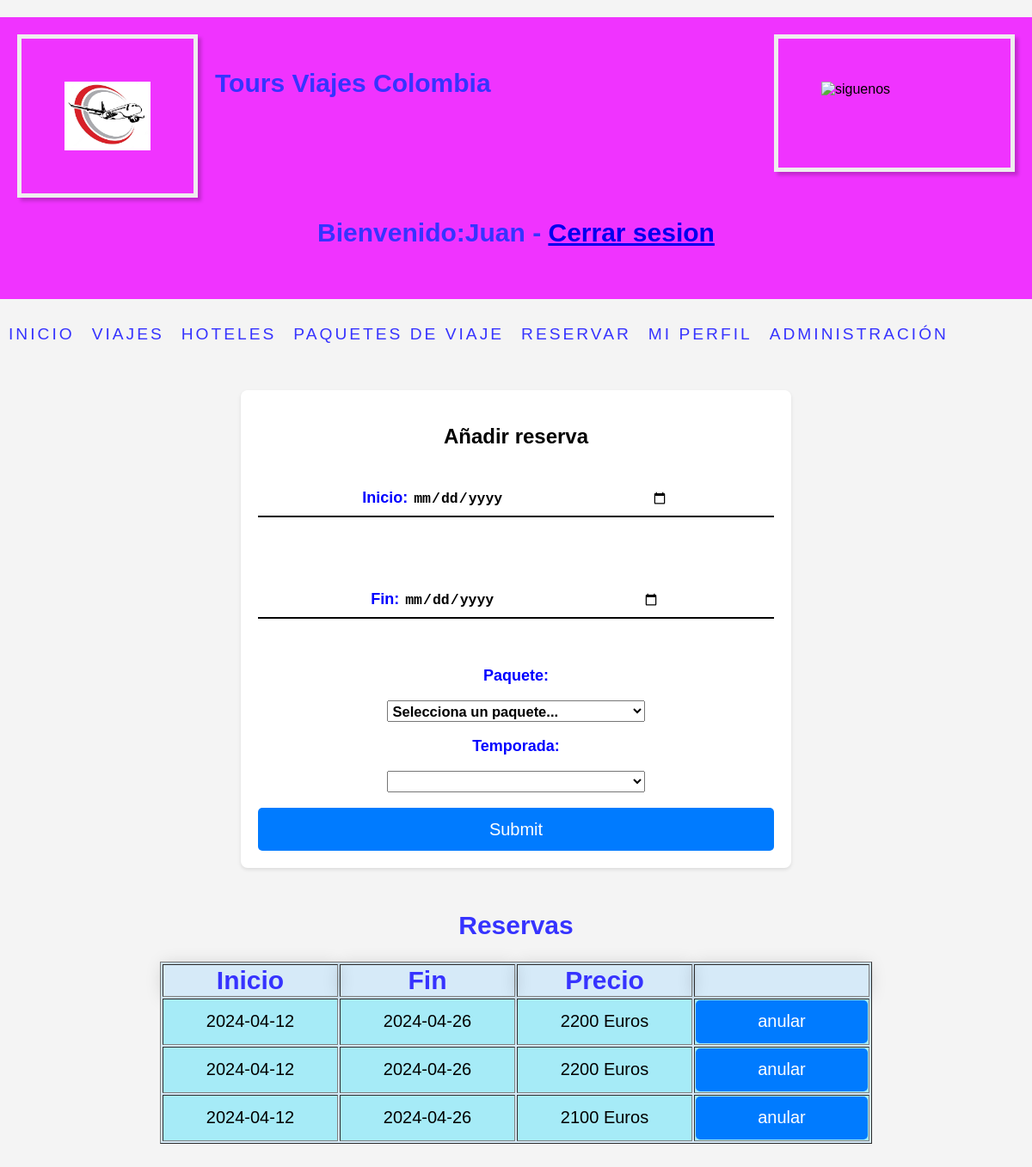
/reserva.php (signed in), run on an earlier commit of the app's database.
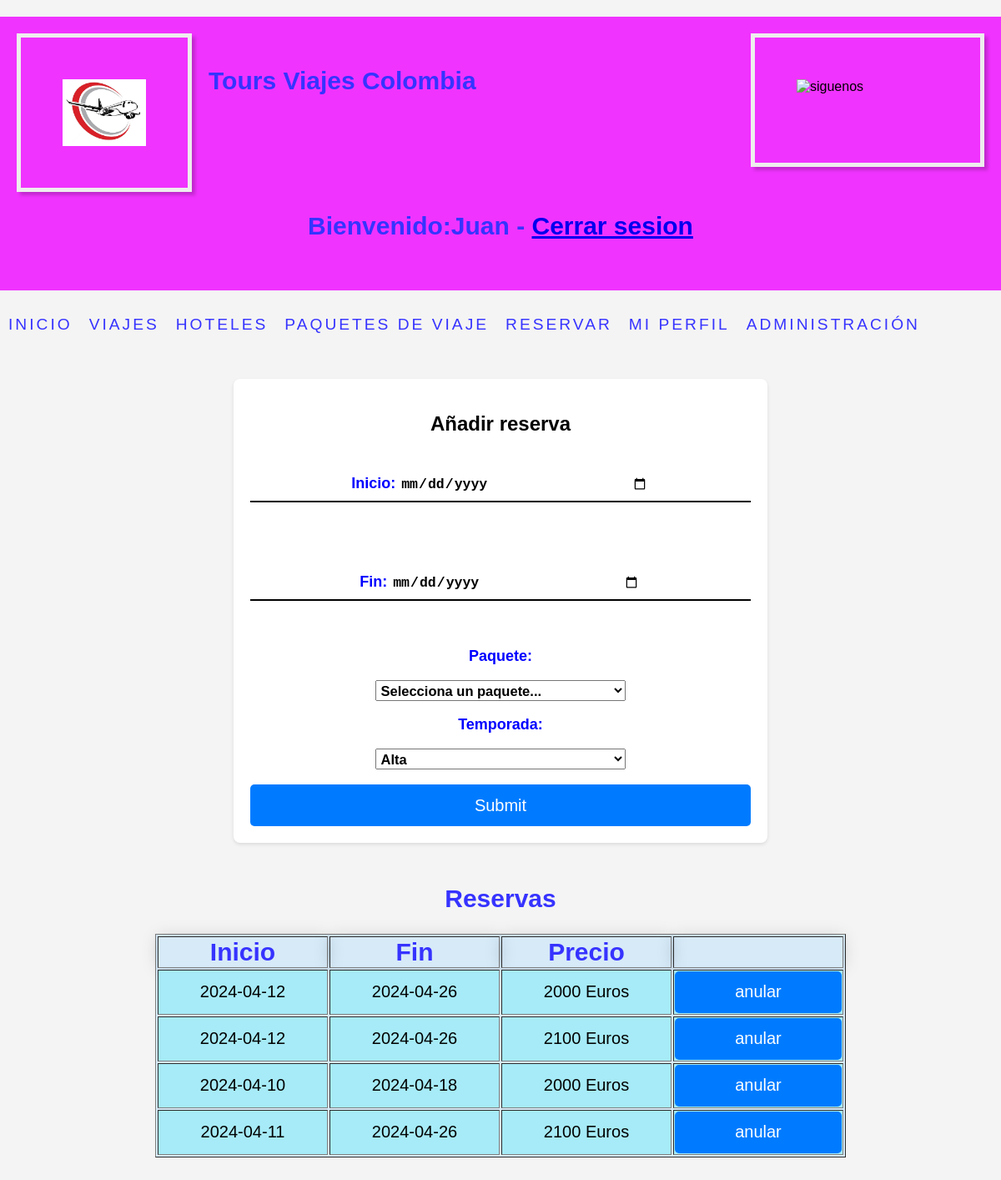
And on a later commit of the database.
### tables this page shows
CREATE TABLE `reservas` (
  `ID_reserva` int(2) NOT NULL,
  `Fecha_inicio` date NOT NULL,
  `Fecha_fin` date NOT NULL,
  `Precio_total` int(10) NOT NULL,
  `ID_paquete` int(2) NOT NULL,
  `ID_cliente` int(2) NOT NULL,
  `ID_empleado` int(2) NOT NULL,
  `id_temporada` int(11) NOT NULL
);

### reserva.php (the view, shortened to what this page needs)
<!DOCTYPE html>
<html>
<head>
	<link rel="stylesheet" type="text/css" href="css\estilos.css"></link>
</head>
<body>
  <?php require_once "database.php";?>
	<?php require 'Partial/header.php'   ?>
<br>
<br>
  <div class="container add-reservation-form">
         <h2><center>Añadir reserva</center></h2>
  <form action="reserva.php"  method="post">
            <div class="inpute">
              <br>
              <label>Inicio:</label>
              <input type="date" name="fecha_inicio" id="fecha_inicio"  required/>
            </div>
              <br>
              <div class="inpute">
              <br>
              <label>Fin:</label>
              <input type="date" name="fecha_fin" id="fecha_fin"  required/>
            </div>
            <div>
              <br>
              <br>
              <label>Paquete:</label>
              <br>
              <br>
              <select name="select_paquete" id="select_paquete">
              <option value="0">Selecciona un paquete...</option>
                </select>
            </div>
            <div>
             <br>
              <label>Temporada:</label>
              <br>
              <br>
              <select name="select_temporada" id="select_temporada">
                 <?php
                 $sql_temporadas = "SELECT id_temporada, Nombre_Temporada FROM temporadas";
                 $result_temporadas = mysqli_query($conn, $sql_temporadas);
                 while ($row_temporada = mysqli_fetch_assoc($result_temporadas)) {
                     $id_temporada = $row_temporada['id_temporada'];
                     $nombre_temporada = $row_temporada['Nombre_Temporada'];
                     echo '<option value="' . $id_temporada . '">' . $nombre_temporada . '</option>';
                 }
                 ?>
             </select>
            </div>
            <div>
              <br>
              <input name="reserva" type="submit"/>
            </div>
        </form>
          </div>
  <h2 class="title">Reservas </h2>
  <center>
    <section>
      <article>
        <table border="1" bgcolor="#D6EAF8">
          <tr>
            <th class="tbl">Inicio</th>
            <th class="tbl">Fin</th>
            <th class="tbl">Precio</th>
            <th class="tbl"></th>
          </tr>
          <?php
                 $currendUser = $_SESSION["idcliente"];
                 $sql6 = "SELECT * FROM reservas WHERE ID_cliente = '$currendUser'";
                 $result6 = mysqli_query($conn, $sql6);
           while ($row = mysqli_fetch_object($result6)){
              echo "<td class='tb'>" ;
              echo $row->Fecha_inicio;
              echo "</td>";
              echo "<td class='tb'>" ;
              echo $row->Fecha_fin;
              echo "</td>";
              echo "<td class='tb'>" ;
              echo $row->Precio_total;
              echo " Euros </td>";
              echo "<td class='tb'>" ;
              echo "<form method='post' action='reserva.php'> <input type='hidden' name='id_reserva' value='$row->ID_reserva' /> <input name='anular' type='submit' value='anular'/> </form>";
              echo "</td></tr>";
           }
          ?>
        </table>
        <br>
        <br>
      </article>
    </section>
  </center>
</body>
</html>

### Partial/header.php (shortened to what this page needs)
 <header>
      <img style="padding: 50px;" src="imagenes\siguenos.jpg." alt="siguenos" width="170" height="50" align="right"/>
        <img style="padding: 50px;" src="imagenes\avion.jpg" alt="avion" width="100" height="80" align="left"/>
                <h1 style="padding: 60px; font-size:30px; font-style:normal; text-align: left; color: #3633FF ;">Tours Viajes Colombia</h1>
        <?php
if (isset($_SESSION["user"])) {
    echo "<h1>Bienvenido:";
    echo $_SESSION["nombre"] ;
    echo " - <a href='logout.php'>Cerrar sesion</a></h1>";
}
?>
 </header>
  <nav id="menu">
    <ul>
    <li><a href="index.php">Inicio</a></li>
    <li><a href="Viajes.php">Viajes</a>
    </li>
    <li><a href="Hoteles.php">Hoteles</a></li>
    <?php
    if (isset($_SESSION["user"])) {
        echo "<li><a href='paquetes.php'>Paquetes de viaje</a></li>";
        echo "<li><a href='reserva.php'>Reservar</a></li>";
        echo "<li><a href='userprofile.php'>Mi perfil</a></li>";
        if (isset($_SESSION["idcargo"])) {
          if($_SESSION["idcargo"] == 1)
          {
            echo "<li><a href='administration.php'>Administración</a></li>";
          }
        }
    }
    ?>
    </ul>
  </nav>

### css/estilos.css (style rules this page uses)
body { font-family: Arial, sans-serif; background-color: #f2f2f2; background-image: url(https://encrypted-tbn0.gstatic.com/images?q=tbn:ANd9GcSrzCG9NkZVmhgA4WZqH8QPkbHKk0ybk2kYMw&usqp=CAU); background-size: cover; background-repeat: no-repeat; background-position: center; background-attachment: fixed; }
header { background-color: #F033FF; width="100" height="50" padding: 10px; }
h1 { padding: 60px; font-size:30px; font-style:normal; text-align: left; color: #3633FF ; }
img { padding: 50px; margin: 20px; border: 5px solid #eee; -webkit-box-shadow: 4px 4px 4px rgba(0,0,0,0.2); -moz-box-shadow: 4px 4px 4px rgba(0,0,0,0.2); box-shadow: 4px 4px 4px rgba(0,0,0,0.2); -webkit-transition: all 0.5s ease-out; -moz-transition: all 0.5s ease; -o-transition: all 0.5s ease; }
#menu ul { list-style:none; margin:0; padding:0; }
#menu ul a { display:block; color:#3633FF; text-decoration:none; font-weight:400; font-size:15px; padding:10px; font-family:"Arial, Helvetica, Verdana;" sans-serif; font-family: sans-serif; font-size: 120%; font-style: normal; text-transform:uppercase; letter-spacing:3px; }
#menu ul li { position:relative; float:left; margin:0; padding:0; }
#menu li { float:center; }
img { padding: 0px; }
h2.title { font-size:30px; font-style:normal; text-align: center; color:#3633FF; }
.tbl { margin: 30px 0; font-size: 30px; font-family: sans-serif; color: #3633FF; min-width: 200px; box-shadow: 0 0 20px rgba(0, 0, 0, 0.15); }
.tb { background-color: #A6EBF7; color: #ffffff; font-size: 20px; font-family: sans-serif; color: black; text-align: center; }
form .inpute { position: center; border-bottom: 2px solid black; margin: 20px 0; }
.inpute input { width: 100%; padding: 0 5px; height: 40px; font-size: 20px; border: none; background: none; outline: none; }
input[type="submit"] { width: 100%; height: 50px; border: 1px solid; background: #5DADE2; border-radius: 80px; font-size: 20px; color: blue; cursor:pointer; outline: none; }

### reserva.php (style rules this page uses)
body { font-family: Arial, sans-serif; background-color: #f4f4f4; margin: 0; padding: 0; }
.container { max-width: 600px; margin: 50px auto; padding: 20px; background-color: #fff; border-radius: 8px; box-shadow: 0 2px 4px rgba(0, 0, 0, 0.1); }
h1 { text-align: center; margin-bottom: 20px; }
form { text-align: center; }
input[type="submit"] { padding: 10px 20px; background-color: #007bff; color: #fff; border: none; border-radius: 5px; cursor: pointer; }
.add-reservation-form { margin-top: 50px; }
.add-reservation-form label { color: blue; font-size: 18px; font-weight: bold; }
.add-reservation-form input[type="date"], .add-reservation-form select { width: 50%; font-size: 16.5px; padding: 1.5px; box-sizing: border-box; font-weight: bold; }

What changed in the data, as far as the page shows it:
removed reservas: Fecha_inicio "2024-04-12", Fecha_fin "2024-04-26", Precio_total "2200"
removed reservas: Fecha_inicio "2024-04-12", Fecha_fin "2024-04-26", Precio_total "2200"
added reservas: Fecha_inicio "2024-04-12", Fecha_fin "2024-04-26", Precio_total "2000"
added reservas: Fecha_inicio "2024-04-10", Fecha_fin "2024-04-18", Precio_total "2000"
added reservas: Fecha_inicio "2024-04-11", Fecha_fin "2024-04-26", Precio_total "2100"
Also different on the page:
form field select_temporada: (not shown) → "Alta"
